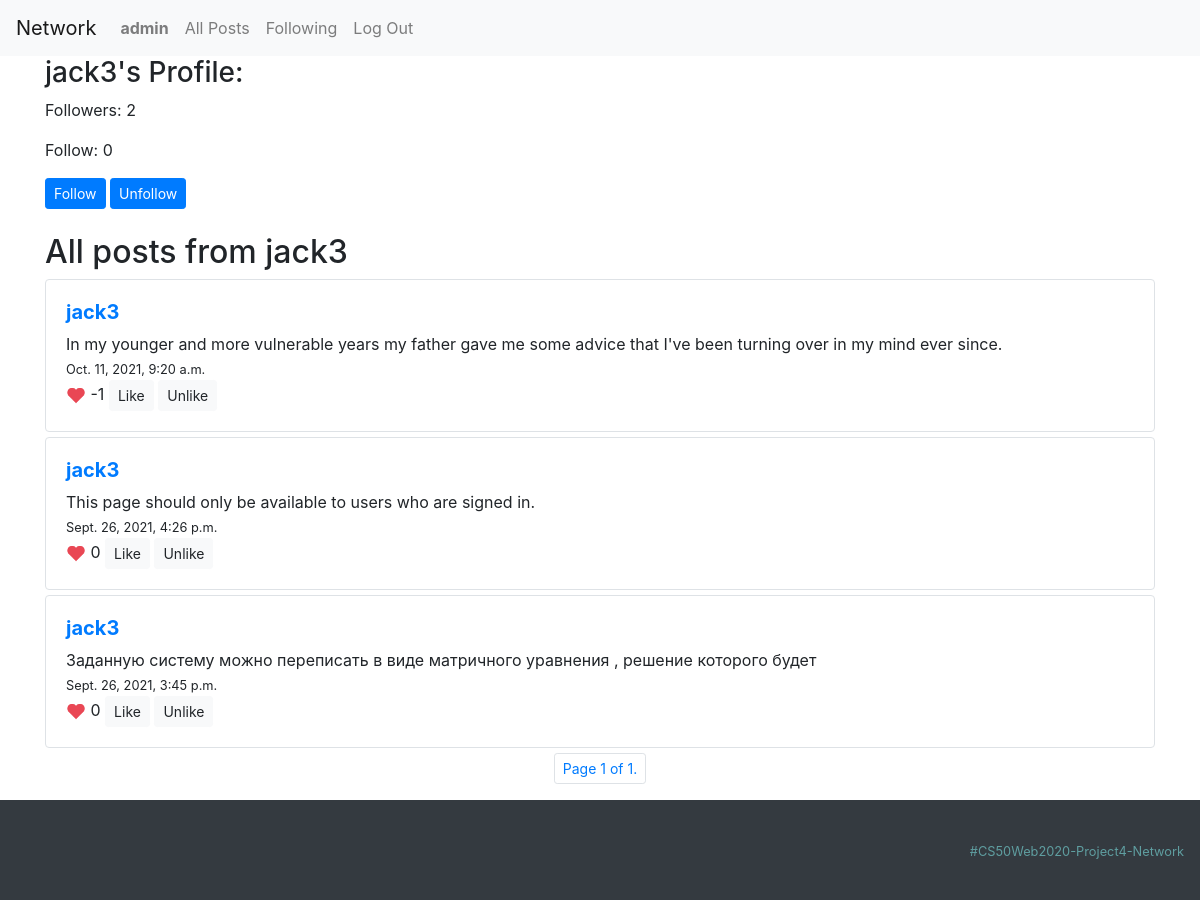
Screenshot of /profile/jack3 (signed in) with the database file from the repository.
### network/models.py (models this page shows, shortened)
class User(AbstractUser):
    followers = models.ManyToManyField("self", blank=True, symmetrical=False, related_name="follow")
    def __str__(self):
        return f"{self.username}"

class Post(models.Model):
    user = models.ForeignKey(User, on_delete=models.CASCADE)
    post = models.CharField(max_length=300)
    created = models.DateTimeField(auto_now_add=True, blank=True)
    likes = models.ManyToManyField(User, blank=True, related_name="likepost")
    unlikes = models.ManyToManyField(User, blank=True, related_name="unlikepost")
    def likes_counter(self):
        return self.likes.all().count() - self.unlikes.all().count()

### network/views.py (the view)
# urls.py: path("profile/<str:username>", views.user_profile, name="profile"),
@login_required(redirect_field_name='index')
def user_profile(request, username):
    user_info = User.objects.get(username = username)
    user_posts = Post.objects.filter(user_id = user_info.id).order_by("-created")
    paginator = Paginator(user_posts, 5) # Show 5 contacts per page.
    page_number = request.GET.get('page')
    posts = paginator.get_page(page_number)
    return render(request, "network/profile.html", {
        "curent_user_id": user_info.id,
        "username": username,
        "followers": user_info.followers.count(),
        "follow": user_info.follow.count(),
        "posts": posts,
        "header": "All posts from " + username
    })

### network/templates/network/profile.html
{% extends "network/layout.html" %}
{% block body %}
{% if user.is_authenticated %}
{% load static %}
    <h3>{{ username }}'s Profile: </h3>
    <p id="num_followers">Followers: {{ followers }}</p>
    <p id="num_follow">Follow: {{ follow }}</p>
    {% if user.username != username %}
      <button type="button" class="btn btn-primary btn-sm" onClick="follow({{curent_user_id}}, x='follow')">Follow</button>
      <button type="button" class="btn btn-primary btn-sm" onClick="follow({{curent_user_id}}, x='unfollow')">Unfollow</button>
      <br><br>
    {% endif %}
{% include 'network/posts.html' %}
{% endif %}
{% endblock %}

### network/templates/network/layout.html (shortened to what this page needs)
{% load static %}
<!DOCTYPE html>
<html lang="en">
    <head>
        <link rel="stylesheet" href="https://stackpath.bootstrapcdn.com/bootstrap/4.4.1/css/bootstrap.min.css">
        <link rel="stylesheet" href="{% static 'network/styles.css' %}">
    </head>
    <body>
        <nav class="navbar navbar-expand-lg navbar-light bg-light">
            <a class="navbar-brand" href="{% url 'index' %}">Network</a>
            <div>
              <ul class="navbar-nav mr-auto">
                {% if user.is_authenticated %}
                    <li class="nav-item">
                        <a class="nav-link" href="profile/{{ user.username }}"><strong>{{ user.username }}</strong></a>
                    </li>
                {% endif %}
                <li class="nav-item">
                  <a class="nav-link" href="{% url 'index' %}">All Posts</a>
                </li>
                {% if user.is_authenticated %}
                    <li class="nav-item">
                        <a class="nav-link" href="{% url 'following' %}">Following</a>
                    </li>
                    <li class="nav-item">
                        <a class="nav-link" href="{% url 'logout' %}">Log Out</a>
                    </li>
                {% endif %}
              </ul>
            </div>
          </nav>
        <div class="container">
            {% block body %}
            {% endblock %}
        </div>
        <nav class="navbar navbar-expand-lg navbar-light bg-dark">
            <div class="footer"><small style="color: cadetblue">#CS50Web2020-Project4-Network</small
            </div>
        </nav>
    </body>
</html>

### network/templates/network/posts.html (shortened to what this page needs)
{% load static %}
<div id="posts-view" class="">
  <h2>{{header}}</h2>
  {% for post in posts %}
    <div id="{{ post.id }}" class="border rounded">
      <a href="{% url 'profile' post.user %}">
      <h5><strong>{{ post.user }}</strong></h5></a>
      <div id="post{{ post.id }}-text">{{ post.post }}</div>
      <span><small>{{ post.created }}</small></span><br>
      <img src="{% static 'network/img/Instagram-Like-Icon-72x72.png' %}" width="20px">
      <span id="likes-counter-{{post.id}}">{{ post.likes_counter }}</span>
      <button id="like" class="btn btn-light btn-sm" onClick="vote(this, {{user.id}}, x='like')">Like</button>
      <button id="unlike" class="btn btn-light btn-sm" onClick="vote(this, {{user.id}}, x='unlike')">Unlike</button>
    </div>
  {% endfor %}
  {% include 'network/pagination.html' %}
  </div>

### network/static/network/styles.css (style rules this page uses)
.border { padding: 20px; margin-top: 5px; margin-bottom: 5px; }
.footer { padding: 30px 0; right: 0px; top: 50%; width: 100%; height: 100%; text-align: right; }

### rows the page displays
User: username "admin"
User: username "jack3"
Post: user "jack3", post "In my younger and more vulnerable years my father gave me some advice that I've been turning over in my mind ever since.", created "Oct. 11, 2021, 9:20 a.m.", likes_counter "-1"
Post: user "jack3", post "This page should only be available to users who are signed in.", created "Sept. 26, 2021, 4:26 p.m.", likes_counter "0"
Post: user "jack3", post "Заданную систему можно переписать в виде матричного уравнения , решение которого будет", created "Sept. 26, 2021, 3:45 p.m.", likes_counter "0"

### other values shown
{{ followers }} "2"
{{ follow }} "0"
{{ header }} "All posts from jack3"
{{ posts.number }} "1"
{{ posts.paginator.num_pages }} "1"
